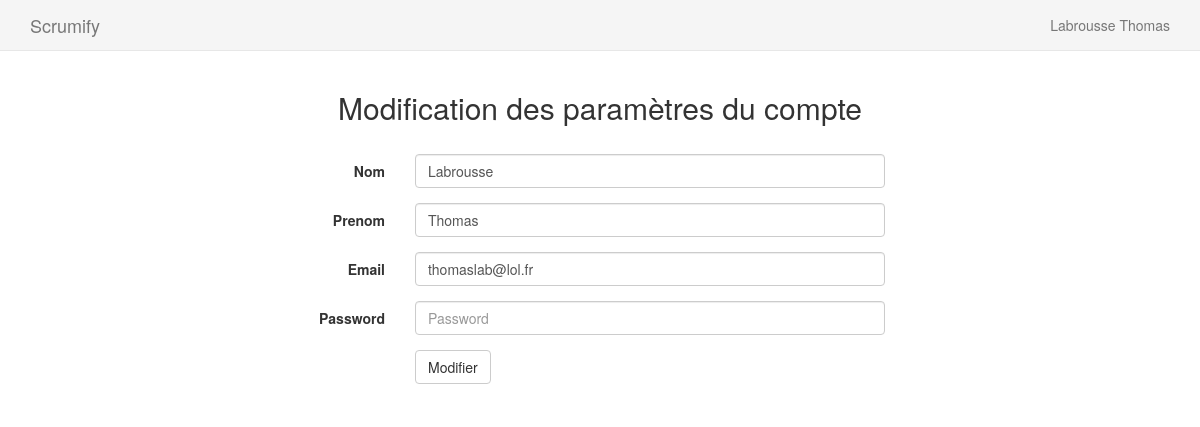
/myAccount.php (signed in), run on the app's committed database.
### tables this page shows
CREATE TABLE user (
  `id` int(11) NOT NULL PRIMARY KEY AUTO_INCREMENT,
  `name` VARCHAR(250) NOT NULL,
  `first_name` VARCHAR(250) NOT NULL,
  `email` VARCHAR(250) NOT NULL,
  `password` VARCHAR(250) NOT NULL
);

### web/myAccount.php (called while the page is built, shortened)
<?php
include("templates/header.template.php");
$values = getUserInfos($_SESSION['id']);
$user_name =  $values['name'];
$first_name =  $values['first_name'];
$email = $values['email'];
include("templates/modifAccount.template.php");
include("templates/footer.template.php");
function getUserInfos($user_id){
    $sql_query = "SELECT * FROM user WHERE id = ".intval($user_id)."";
    $arr = fetch_first($sql_query);
    return $arr;
}
?>

### web/database.php (called while the page is built, shortened)
<?php
function perform_query($sql_query ,$db = null, $silent_if_error = false, $sql_filter = true)
{
    if (empty($db)) {
        $db = &$GLOBALS['database'];
    }
    $i = 0;
    while (empty($query_values)) {
        if (!empty($db)) {
            if ($GLOBALS['mysql_extension'] == 'mysqli') {
                    if ($silent_if_error) {
                        $query_values = @$db->query($sql_query);
                    } else {
                        $query_values = $db->query($sql_query);
                    }
                } else {
                    if ($silent_if_error) {
                        $query_values = @mysql_query($sql_query, $db);
                    } else {
                        $query_values = mysql_query($sql_query, $db);
                    }
                }
        }
            if (!empty($query_values)) {
                return $query_values;
            }
        }
}
function fetch_first($sql_query){
    $query = perform_query($sql_query);
    return $query->fetch_array(MYSQLI_ASSOC);
}
?>

### web/templates/modifAccount.template.php (the view)
<h2 class="text-center">Modification des paramètres du compte</h2>
<form class="form-horizontal" method="post" >
    <div class="form-group">
        <label for="inputEmail3" class="col-sm-2 control-label">Nom</label>
        <div class="col-sm-10">
            <input type="text" class="form-control" id="last_name" name="last_name" placeholder="Nom" required="required" value="<?=(isset($user_name))?$user_name:""?>">
        </div>
    </div>
    <div class="form-group">
        <label for="inputEmail3" class="col-sm-2 control-label">Prenom</label>
        <div class="col-sm-10">
            <input type="text" class="form-control" id="first_name" name="first_name" placeholder="Prenom" required="required" value="<?=(isset($first_name))?$first_name:""?>">
        </div>
    </div>
    <div class="form-group">
        <label for="inputEmail3" class="col-sm-2 control-label">Email</label>
        <div class="col-sm-10">
            <input type="email" class="form-control" id="email" name="email" placeholder="Email" required="required" value="<?=(isset($email))?$email:""?>">
        </div>
    </div>
    <div class="form-group">
        <label for="inputPassword3" class="col-sm-2 control-label">Password</label>
        <div class="col-sm-10">
            <input type="password" class="form-control" id="password" name="password" placeholder="Password">
        </div>
    </div>
    <div class="form-group">
        <div class="col-sm-offset-2 col-sm-10">
            <button type="submit" class="btn btn-default" name="submit" >Modifier</button>
        </div>
    </div>
</form>

### web/css/style.css (style rules this page uses)
h2 { margin-bottom: 30px; }

### data on the page
user: last_name "Labrousse", first_name "Thomas", email "thomaslab@lol.fr"

### other printed values
$_SESSION['name'] "Labrousse"
$_SESSION['first_name'] "Thomas"
